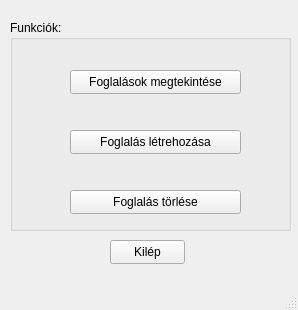
<?xml version="1.0" encoding="UTF-8"?>
<ui version="4.0">
 <class>MainWindow</class>
 <widget class="QMainWindow" name="MainWindow">
  <property name="geometry">
   <rect>
    <x>0</x>
    <y>0</y>
    <width>298</width>
    <height>310</height>
   </rect>
  </property>
  <property name="sizePolicy">
   <sizepolicy hsizetype="Fixed" vsizetype="Fixed">
    <horstretch>0</horstretch>
    <verstretch>0</verstretch>
   </sizepolicy>
  </property>
  <property name="windowTitle">
   <string>Szállodai szobafoglalási rendszer</string>
  </property>
  <property name="autoFillBackground">
   <bool>true</bool>
  </property>
  <widget class="QWidget" name="centralwidget">
   <widget class="QGroupBox" name="groupBoxFunctions">
    <property name="geometry">
     <rect>
      <x>10</x>
      <y>20</y>
      <width>281</width>
      <height>211</height>
     </rect>
    </property>
    <property name="title">
     <string>Funkciók:</string>
    </property>
    <widget class="QPushButton" name="btnViewReservs">
     <property name="geometry">
      <rect>
       <x>60</x>
       <y>50</y>
       <width>171</width>
       <height>24</height>
      </rect>
     </property>
     <property name="text">
      <string>Foglalások megtekintése</string>
     </property>
    </widget>
    <widget class="QPushButton" name="btnNewReserv">
     <property name="geometry">
      <rect>
       <x>60</x>
       <y>110</y>
       <width>171</width>
       <height>24</height>
      </rect>
     </property>
     <property name="text">
      <string>Foglalás létrehozása</string>
     </property>
    </widget>
    <widget class="QPushButton" name="btnCancelReserv">
     <property name="geometry">
      <rect>
       <x>60</x>
       <y>170</y>
       <width>171</width>
       <height>24</height>
      </rect>
     </property>
     <property name="text">
      <string>Foglalás törlése</string>
     </property>
    </widget>
   </widget>
   <widget class="QPushButton" name="btnExit">
    <property name="geometry">
     <rect>
      <x>110</x>
      <y>240</y>
      <width>75</width>
      <height>24</height>
     </rect>
    </property>
    <property name="text">
     <string>Kilép</string>
    </property>
   </widget>
  </widget>
  <widget class="QMenuBar" name="menubar">
   <property name="geometry">
    <rect>
     <x>0</x>
     <y>0</y>
     <width>298</width>
     <height>22</height>
    </rect>
   </property>
  </widget>
  <widget class="QStatusBar" name="statusbar"/>
 </widget>
 <tabstops>
  <tabstop>btnViewReservs</tabstop>
  <tabstop>btnNewReserv</tabstop>
  <tabstop>btnCancelReserv</tabstop>
  <tabstop>btnExit</tabstop>
 </tabstops>
 <resources/>
 <connections>
  <connection>
   <sender>btnViewReservs</sender>
   <signal>clicked()</signal>
   <receiver>MainWindow</receiver>
   <slot>slotViewReservs()</slot>
   <hints>
    <hint type="sourcelabel">
     <x>213</x>
     <y>105</y>
    </hint>
    <hint type="destinationlabel">
     <x>148</x>
     <y>160</y>
    </hint>
   </hints>
  </connection>
  <connection>
   <sender>btnNewReserv</sender>
   <signal>clicked()</signal>
   <receiver>MainWindow</receiver>
   <slot>slotCreateReserv()</slot>
   <hints>
    <hint type="sourcelabel">
     <x>122</x>
     <y>161</y>
    </hint>
    <hint type="destinationlabel">
     <x>37</x>
     <y>270</y>
    </hint>
   </hints>
  </connection>
  <connection>
   <sender>btnCancelReserv</sender>
   <signal>clicked()</signal>
   <receiver>MainWindow</receiver>
   <slot>slotDeleteReserv()</slot>
   <hints>
    <hint type="sourcelabel">
     <x>185</x>
     <y>229</y>
    </hint>
    <hint type="destinationlabel">
     <x>208</x>
     <y>279</y>
    </hint>
   </hints>
  </connection>
  <connection>
   <sender>btnExit</sender>
   <signal>clicked()</signal>
   <receiver>MainWindow</receiver>
   <slot>close()</slot>
   <hints>
    <hint type="sourcelabel">
     <x>166</x>
     <y>270</y>
    </hint>
    <hint type="destinationlabel">
     <x>90</x>
     <y>292</y>
    </hint>
   </hints>
  </connection>
 </connections>
 <slots>
  <slot>slotViewReservs()</slot>
  <slot>slotCreateReserv()</slot>
  <slot>slotDeleteReserv()</slot>
 </slots>
</ui>
